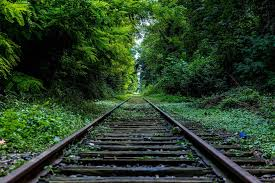
#> input picture images/bkg.jpg, 275 x 183 px, given in place of the camera
$ python camshift.py   (older library calls are emulated)
#> lines starting #> are read from the running program, lines starting #| are printed output that depends on the picture; after the words box and inside, x2 and y2 are one past the last pixel; in counts of white or black regions, pixels touching at a corner belong together; pictures that were not available may be replaced by others from this repository, and a replacement may not be noted
#> in streamSegmented, img is the input picture: shape (183, 275, 3); mean B, G, R 39.7, 63.1, 42.4
import numpy as np
import argparse
import cv2
import matplotlib.pyplot as plt
import time
from skimage.data import astronaut
from skimage.color import rgb2gray
from skimage.filters import sobel
from skimage.segmentation import felzenszwalb, slic, quickshift, watershed


def returnSegmented(img):
    global track_window
    global term_crit
    # Replace with the image you want as your comparison
    roi = cv2.imread('blue.jpg')
    hsv = cv2.cvtColor(roi, cv2.COLOR_RGB2HSV)
#> hsv: shape (183, 275, 3); mean H, S, V 58.9, 134.4, 64.2
    mask = cv2.inRange(hsv, np.array((0., 60., 32.)), np.array((180., 255., 255.)))
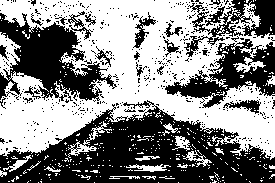
#> mask: shape (183, 275); 52.4% white; 489 black regions (469 under 20 px)
    roi_hist = cv2.calcHist([hsv], [0], mask, [180], [0, 180])
#> roi_hist = 180 values, max 1371 at index 68, min 0 at index 7, mean 146.5
    cv2.normalize(roi_hist, roi_hist, 0, 255, cv2.NORM_MINMAX)
    target = img;
    hsvt = cv2.cvtColor(target, cv2.COLOR_RGB2HSV)
    # calculating object histogram
    # roihist = cv2.calcHist([hsv], [0, 1], None, [180, 256], [0, 180, 0, 256])
    # cv2.normalize(roihist, roihist, 0, 255, cv2.NORM_MINMAX)
    # possible idea: contour the backproject to help meanshift
    dst = cv2.calcBackProject([hsvt], [0], roi_hist, [0, 180], 1)
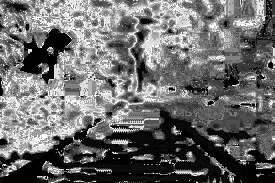
#> dst: shape (183, 275); min 0, max 255, mean 107.8
    # calculated contours based on the back projection
    _,cnts,_ = cv2.findContours(dst.copy(), cv2.RETR_TREE, cv2.CHAIN_APPROX_SIMPLE)
#> cnts = 228 contours, 205 with area under 20; largest, box (x1, y1, x2, y2) and area: (0, 0, 275, 183) 49554, (23, 57, 39, 72) 100, (216, 151, 230, 166) 94, (14, 164, 33, 177) 70, (46, 55, 56, 66) 62
    # sort contours from highest to lowest
    cnts= sorted(cnts, key = cv2.contourArea, reverse = True)[:10]
#> cnts = 10 contours; largest, box (x1, y1, x2, y2) and area: (0, 0, 275, 183) 49554, (23, 57, 39, 72) 100, (216, 151, 230, 166) 94, (14, 164, 33, 177) 70, (46, 55, 56, 66) 62
    # draw the largest contour in white
    cv2.drawContours(dst, cnts,0, (255, 255, 255), 3)
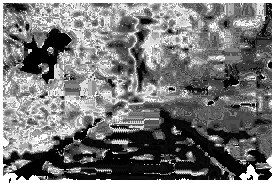
#> dst: shape (183, 275); 6.12% of pixels changed, all inside (x1, y1, x2, y2) = (0, 0, 275, 183)
    # draw the rectangle based on the box
    x,y,w,h = cv2.boundingRect(cnts[1])
#> x = 23; y = 57; w = 16; h = 15
    cv2.rectangle(dst,(x,y),(x+w,y+h),(0,255,0),2)
#> dst: shape (183, 275); 0.35% of pixels changed, all inside (x1, y1, x2, y2) = (22, 56, 41, 74)
    img2 = meanshift(dst, img)
    return img2

def meanshift(dst, img):
    global track_window
    ret, track_window = cv2.meanShift(dst, track_window, term_crit)
#> ret = 10; track_window = (50, 49, 100, 83)
    x, y, w, h = track_window
#> x = 50; y = 49; w = 100; h = 83
    img2 = cv2.rectangle(img, (x, y), (x + w, y + h), 255, 2)
    return img2
def camshift(dst, img):
    global track_window
    ret, track_window = cv2.CamShift(dst, track_window, term_crit)
       # Draw it on image
    pts = cv2.boxPoints(ret)
    pts = np.int0(pts)
    img2 = cv2.polylines(img,[pts],True, 255,2)
    return img2
def streamSegmented():
    checkColor = False
    # load the image

    #Check if error given on run
    cap = cv2.VideoCapture(0)
    while (cap.isOpened):
        # start timer
        start = time.time()
        _, img = cap.read()
        # img = cv2.imread(args["image"])
        original_img = returnSegmented(img)
        cv2.imshow("Hand contours with bounding box", original_img)
        k = cv2.waitKey(30) & 0xff
#> (key Esc is pressed here)
        if k == 27:
            break
        # stop the clock
        end = time.time()
        # print(end - start)
        # close the image window when a key is pressed
        # cv2.waitKey(0)
        # cv2.destroyAllWindows()
        # quit
    cap.release()
    cv2.destroyAllWindows


if __name__ == "__main__":
    r, h, c, w = 100, 100, 100, 100
    term_crit = (cv2.TERM_CRITERIA_EPS | cv2.TERM_CRITERIA_COUNT, 10, 1)
    track_window = (c, r, w, h)
    streamSegmented()
